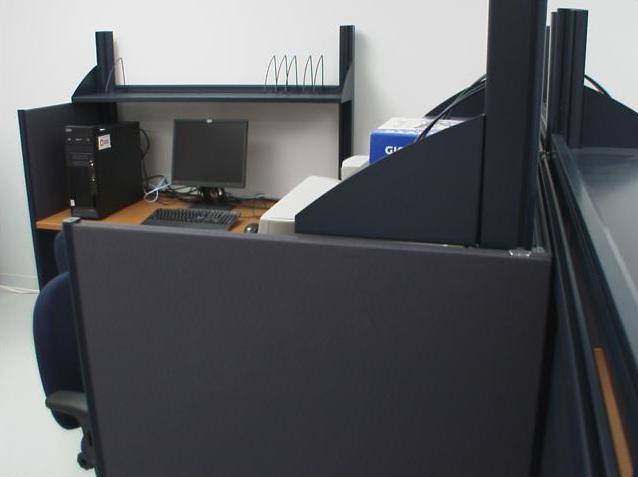
#> input picture bureau.jpg, 638 x 477 px
$ jupyter execute SegmentationSuperpixels.ipynb
#> lines starting #> are read from the running program, lines starting #| are printed output that depends on the picture; after the words box and inside, x2 and y2 are one past the last pixel; in counts of white or black regions, pixels touching at a corner belong together
INF6804 Vision par ordinateur

Polytechnique Montréal

Exemple de la segmentation d'une image en superpixels SLIC

[cell 1]
import numpy as np
import cv2
import matplotlib.pyplot as plt

Lecture d'une image.

[cell 2]
image = cv2.imread('bureau.jpg')
#> image is the input picture: shape (477, 638, 3); mean B, G, R 94.6, 91.7, 90.5
plt.figure(figsize = (8,8))
image = image[:,:,::-1] #OpenCV lit les images en BGR
plt.imshow(image)
plt.show()

Application de la méthode SLIC

[cell 3]
taille = 30
slicseg = cv2.ximgproc.createSuperpixelSLIC(image, cv2.ximgproc.SLICO, taille)
slicseg.iterate()

Affichage du résultats

[cell 4]
# Masque des contours des superpixels
mask = slicseg.getLabelContourMask()
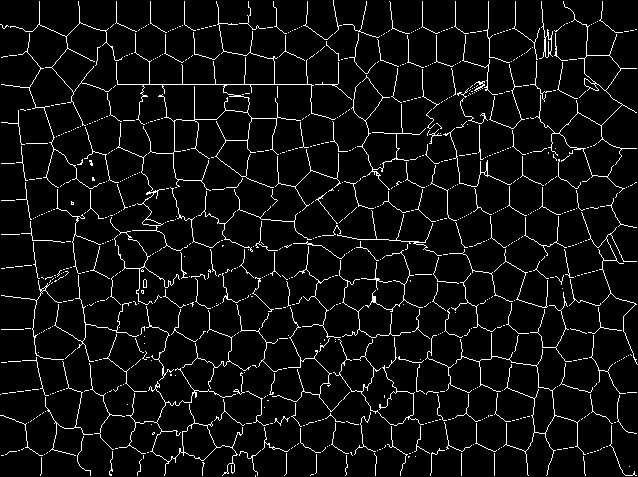
#> mask: shape (477, 638); 5.8% white in thin lines or dots
# Épaississement des contours pour meilleure visualisation
kernel = np.ones((3,3),np.uint8)
mask = cv2.dilate(mask,kernel,iterations = 1)
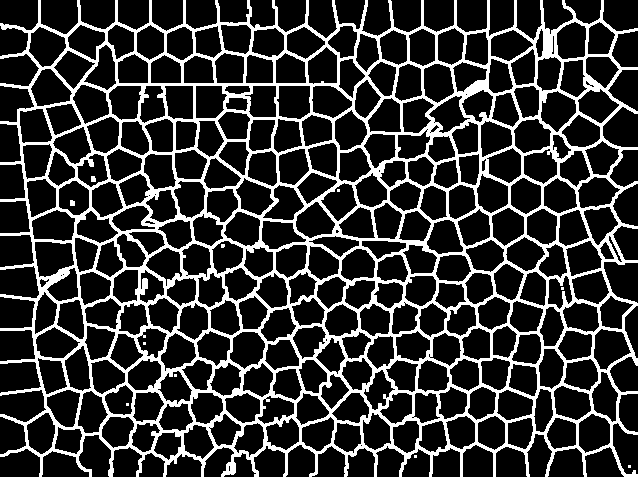
#> mask: shape (477, 638); 20.8% white; 11 white regions (8 under 20 px), largest, box (x1, y1, x2, y2) and area: (0, 0, 638, 477) 63067, (91, 176, 96, 182) 28, (70, 200, 75, 206) 28

plt.figure(figsize = (8,8))
Imagecontour = np.zeros_like(image, np.uint8)
# Création d'un image rouge
Imagecontour[:] = (255, 0, 0)
# Trace les contours en rouge avec le masque, et l'intérieur des superpixels avec le complément du masque.
mask_inv = cv2.bitwise_not(mask)
result_contour = cv2.bitwise_and(Imagecontour, Imagecontour, mask = mask)
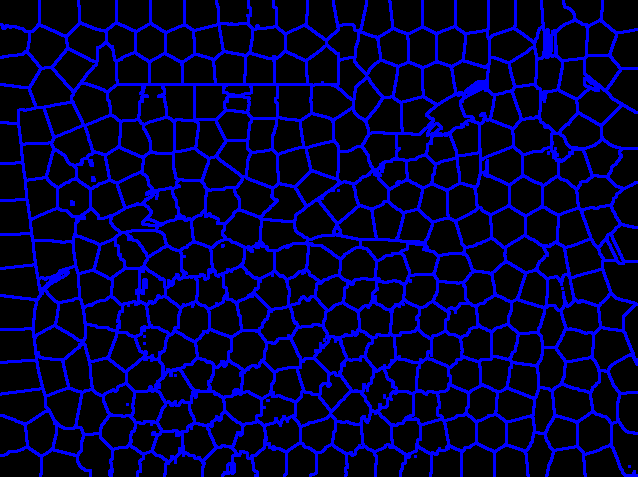
#> result_contour: shape (477, 638, 3); mean of channels 0, 1, 2 53, 0, 0; drawn as B, G, R
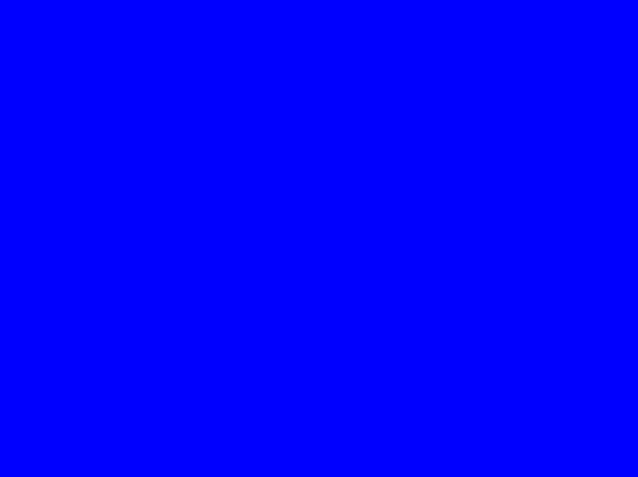
#> Imagecontour: shape (477, 638, 3); mean of channels 0, 1, 2 255, 0, 0; drawn as B, G, R
result_interieur = cv2.bitwise_and(image, image, mask = mask_inv)
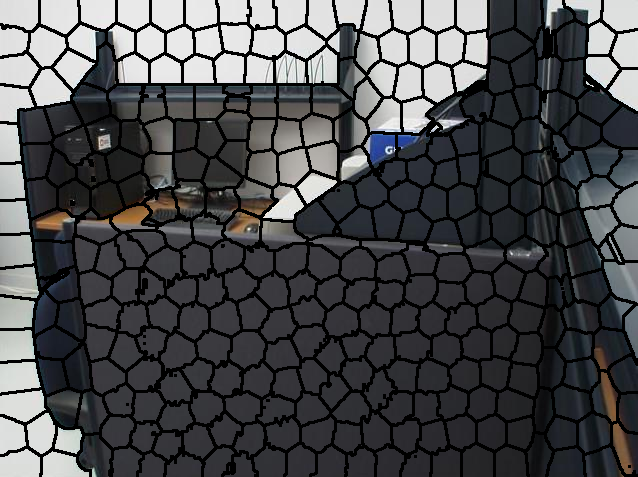
#> result_interieur: shape (477, 638, 3); mean R, G, B 73, 73.8, 76

result = cv2.add(result_contour, result_interieur)
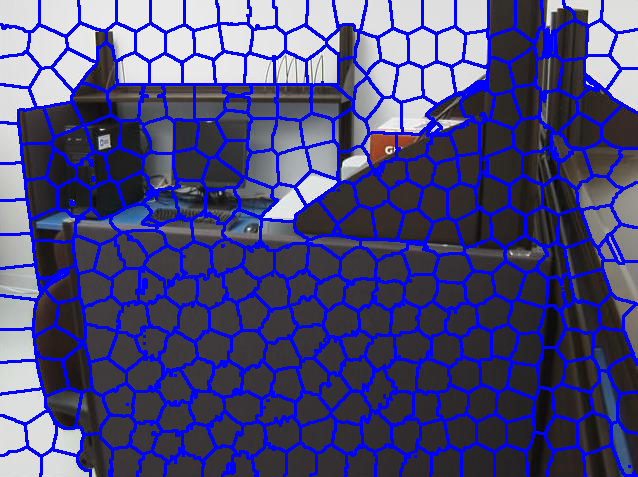
#> result: shape (477, 638, 3); mean of channels 0, 1, 2 125.9, 73.8, 76; drawn as B, G, R
plt.imshow(result)
plt.show()
